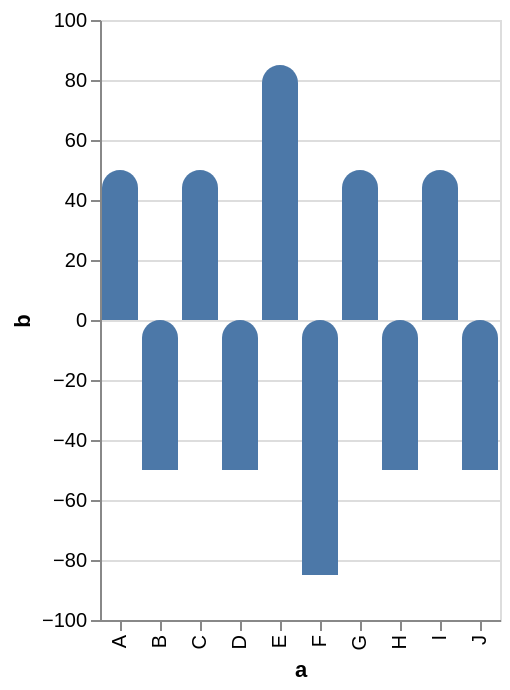

Specify this chart in Vega-Lite:
### Vega-Lite specification from a JSON file in a GitHub repository (floating-point values rounded to 4 significant figures)
{"$schema": "https://vega.github.io/schema/vega-lite/v5.json", "description": "A simple bar chart with rounded corners at the end of the bar.", "data": {"values": [{"a": "A", "b": 50}, {"a": "B", "b": -50}, {"a": "C", "b": 50}, {"a": "D", "b": -50}, {"a": "E", "b": 85}, {"a": "F", "b": -85}, {"a": "G", "b": 50}, {"a": "H", "b": -50}, {"a": "I", "b": 50}, {"a": "J", "b": -50}]}, "mark": {"type": "bar", "cornerRadiusEnd": 10}, "encoding": {"x": {"field": "a", "type": "ordinal"}, "y": {"field": "b", "type": "quantitative"}}}
